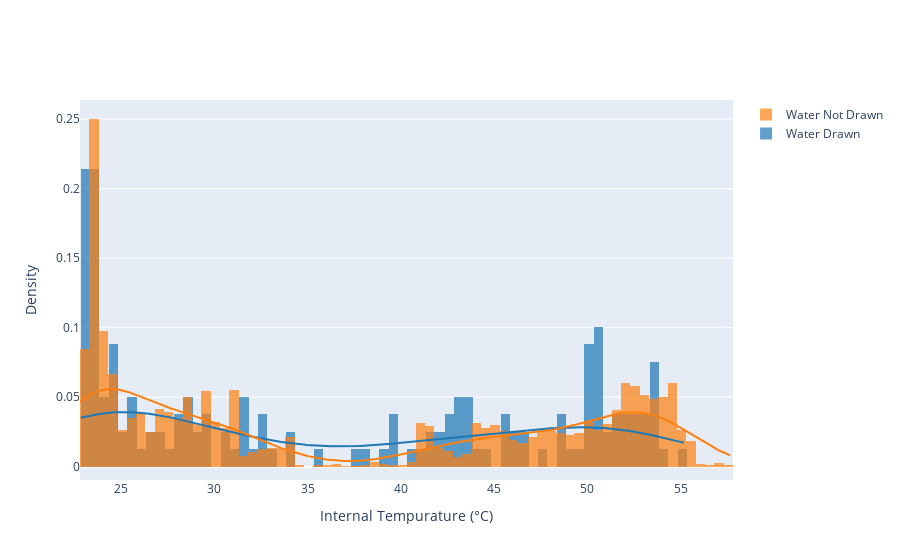

Here is the notebook cell this chart was saved with:
### Code cell
feature = df_train.columns[1]
hist_data = [df_train[df_train['Water Drawn']==1][feature],
             df_train[df_train['Water Drawn']==0][feature]]

group_labels = ['Water Drawn', 'Water Not Drawn']

fig = ff.create_distplot(hist_data, group_labels, bin_size=.5,show_rug=False)
fig.update_xaxes(title="Internal Tempurature (°C)")
fig.update_yaxes(title="Density")
fig.show()

### Figure 1 — Plotly figure (JSON) as saved in the notebook; plotly's stock layout.template omitted (floating-point values rounded to 4 significant figures; data arrays with more than 128 entries replaced by an {"elided": "..."} marker saying what was removed)
{"data": [{"autobinx": false, "histnorm": "probability density", "legendgroup": "Water Drawn", "marker": {"color": "rgb(31, 119, 180)"}, "name": "Water Drawn", "opacity": 0.7, "type": "histogram", "x": {"elided": "159 float values"}, "xaxis": "x", "xbins": {"end": 55.23, "size": 0.5, "start": 22.84}, "yaxis": "y"}, {"autobinx": false, "histnorm": "probability density", "legendgroup": "Water Not Drawn", "marker": {"color": "rgb(255, 127, 14)"}, "name": "Water Not Drawn", "opacity": 0.7, "type": "histogram", "x": {"elided": "4494 float values"}, "xaxis": "x", "xbins": {"end": 57.72, "size": 0.5, "start": 22.8}, "yaxis": "y"}, {"legendgroup": "Water Drawn", "marker": {"color": "rgb(31, 119, 180)"}, "mode": "lines", "name": "Water Drawn", "showlegend": false, "type": "scatter", "x": {"elided": "500 float values"}, "xaxis": "x", "y": {"elided": "500 float values"}, "yaxis": "y"}, {"legendgroup": "Water Not Drawn", "marker": {"color": "rgb(255, 127, 14)"}, "mode": "lines", "name": "Water Not Drawn", "showlegend": false, "type": "scatter", "x": {"elided": "500 float values"}, "xaxis": "x", "y": {"elided": "500 float values"}, "yaxis": "y"}], "layout": {"barmode": "overlay", "hovermode": "closest", "legend": {"traceorder": "reversed"}, "xaxis": {"anchor": "y2", "domain": [0, 1], "title": {"text": "Internal Tempurature (°C)"}, "zeroline": false}, "yaxis": {"anchor": "free", "domain": [0, 1], "position": 0, "title": {"text": "Density"}}}}
